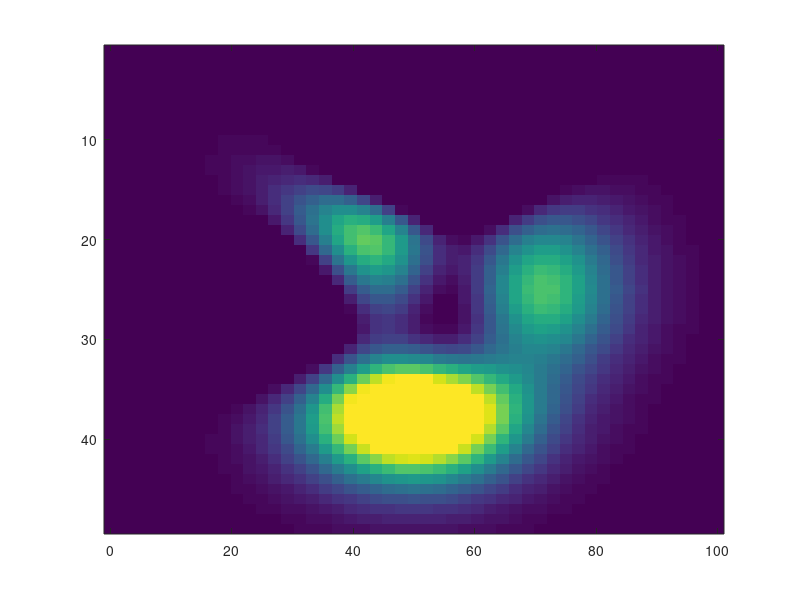

The MATLAB source for this figure:
function result = test_imagesc_006
result = false;
a = figure;
imagesc(peaks,[0,5],'xdata',[0,100]);
drawnow;
close(a);
result = true;
